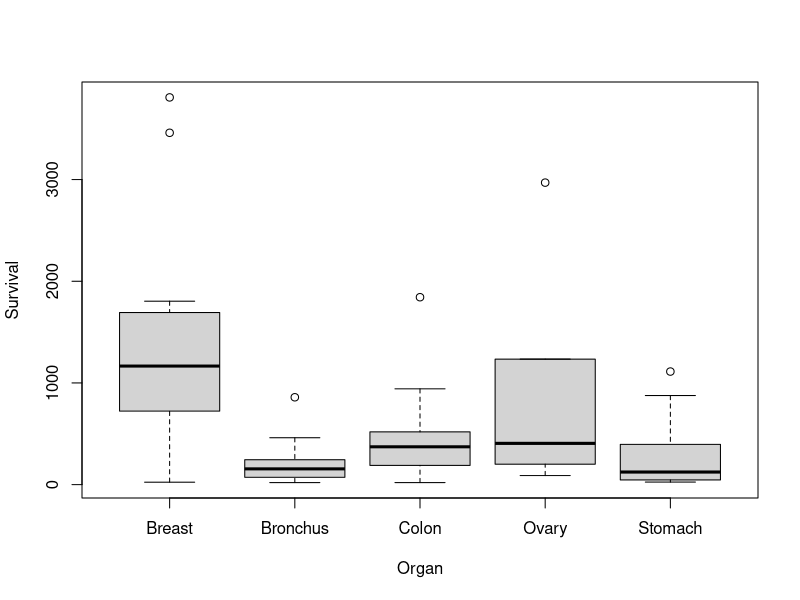

This chart was generated by the following R code:
## ---- chunk 1
knitr::opts_chunk$set(echo = TRUE)
## ---- chunk 2
tab <- read.csv("organs.csv", header=TRUE, sep=",")
attach(tab)

## ---- chunk 3
summaryTab <- split(tab, Organ)
lapply(summaryTab,summary)
## ---- chunk 4
boites <- boxplot(Survival~Organ)

## ---- chunk 5
# Test de Normalité

t = c("Stomach","Bronchus","Colon","Ovary","Breast")

for(i in 1:5){
  print(shapiro.test(Survival[Organ==t[i]]))
}

# Test de Variance
result <- oneway.test(Survival ~ Organ, data = tab)
print(result)
p_value <- result$p.value

paste("La p-value du test d'égalité des variances est :", p_value)


if (p_value < 0.05) {
  paste("La p-value est inférieure à 0.05, l'hypothèse nulle d'égalité des variances est rejetté.")
} else {
  paste("La p-value est supérieure à 0.05, l'hypothèse nulle d'égalité des variances n'est pas rejetté.")
}

## ---- chunk 6
# Appliquer le logarithme

tabLog <- tab
tabLog$Survival <- log(tabLog$Survival)

# Test de Normalité

for(i in 1:5){
  print(shapiro.test(tabLog$Survival[tabLog$Organ==t[i]]))
}

# Test de Variance
resultLog <- oneway.test(tabLog$Survival ~ tabLog$Organ, data = tab)
print(resultLog)
p_valueLog <- resultLog$p.value

paste("La p-value du test d'égalité des variances est :", p_valueLog)


if (p_valueLog < 0.05) {
  paste("La p-value est inférieure à 0.05, l'hypothèse nulle d'égalité des variances est rejetté.")
} else {
  paste("La p-value est supérieure à 0.05, l'hypothèse nulle d'égalité des variances n'est pas rejetté.")
}

## ---- chunk 7

resAov <- aov(Survival ~ Organ)
resTukey <- TukeyHSD(resAov)

summary(resAov)
summary(resTukey)
